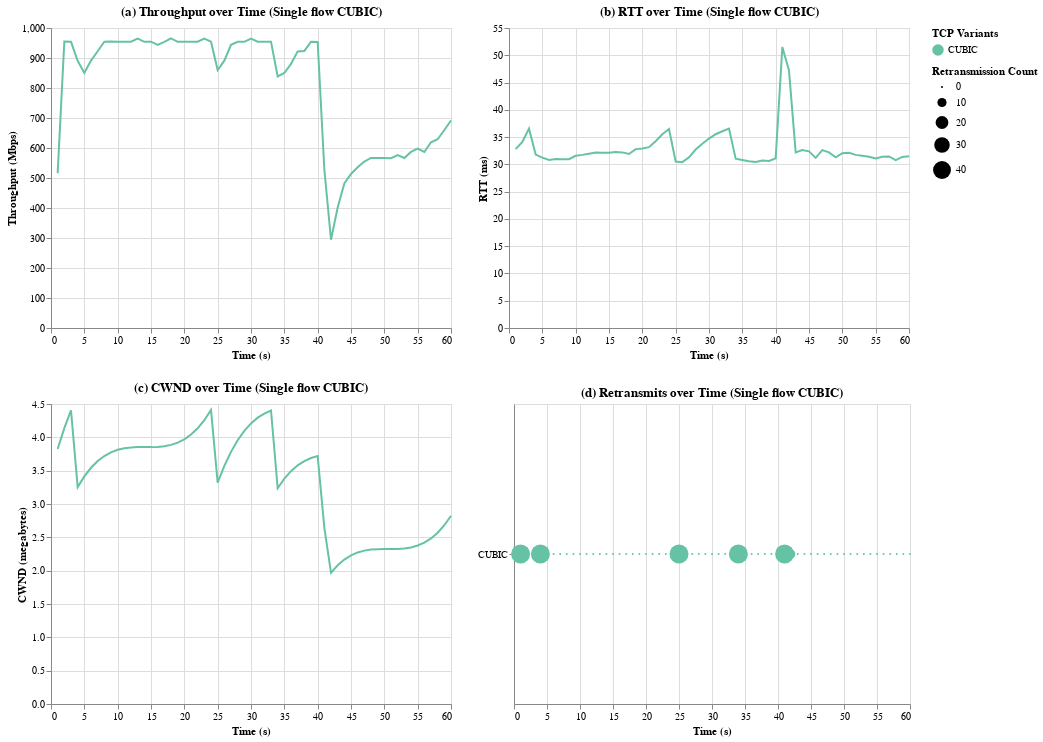

Notebook cell for this chart:
### Code cell
s1e1_retransmits = s1e1_retransmits.properties(width=396) 

# Combine the plots
s1e1_combined = (s1e1_throughput | s1e1_rtt) & (s1e1_cwnd | s1e1_retransmits)

# Display the combined plot
s1e1_combined

### Figure 1 — Vega-Lite specification as saved in the notebook (floating-point values rounded to 4 significant figures)
{"config": {"view": {"continuousWidth": 400, "continuousHeight": 300}}, "vconcat": [{"hconcat": [{"mark": "line", "encoding": {"color": {"field": "cc", "legend": {"title": "TCP Variants"}, "scale": {"scheme": "set2"}, "type": "nominal"}, "opacity": {"condition": {"value": 1, "selection": "selector001"}, "value": 0.5}, "tooltip": [{"field": "end", "type": "quantitative"}, {"field": "throughput_mbps", "type": "quantitative"}, {"field": "cc", "type": "nominal"}], "x": {"field": "end", "title": "Time (s)", "type": "quantitative"}, "y": {"field": "throughput_mbps", "title": "Throughput (Mbps)", "type": "quantitative"}}, "selection": {"selector001": {"type": "multi", "fields": ["cc"], "bind": "legend"}}, "title": "(a) Throughput over Time (Single flow CUBIC)"}, {"mark": "line", "encoding": {"color": {"field": "cc", "legend": {"title": "TCP Variants"}, "scale": {"scheme": "set2"}, "type": "nominal"}, "opacity": {"condition": {"value": 1, "selection": "selector002"}, "value": 0.5}, "tooltip": [{"field": "end", "type": "quantitative"}, {"field": "rtt_ms", "type": "quantitative"}, {"field": "cc", "type": "nominal"}], "x": {"field": "end", "title": "Time (s)", "type": "quantitative"}, "y": {"field": "rtt_ms", "title": "RTT (ms)", "type": "quantitative"}}, "selection": {"selector002": {"type": "multi", "fields": ["cc"], "bind": "legend"}}, "title": "(b) RTT over Time (Single flow CUBIC)"}]}, {"hconcat": [{"mark": "line", "encoding": {"color": {"field": "cc", "legend": {"title": "TCP Variants"}, "scale": {"scheme": "set2"}, "type": "nominal"}, "opacity": {"condition": {"value": 1, "selection": "selector003"}, "value": 0.5}, "tooltip": [{"field": "end", "type": "quantitative"}, {"field": "snd_cwnd_mb", "type": "quantitative"}, {"field": "cc", "type": "nominal"}], "x": {"field": "end", "title": "Time (s)", "type": "quantitative"}, "y": {"field": "snd_cwnd_mb", "title": "CWND (megabytes)", "type": "quantitative"}}, "selection": {"selector003": {"type": "multi", "fields": ["cc"], "bind": "legend"}}, "title": "(c) CWND over Time (Single flow CUBIC)"}, {"mark": "circle", "encoding": {"color": {"field": "cc", "legend": {"title": "TCP Variants"}, "scale": {"scheme": "set2"}, "type": "nominal"}, "opacity": {"condition": {"value": 1, "selection": "selector004"}, "value": 0.5}, "size": {"field": "retransmits", "title": "Retransmission Count", "type": "quantitative"}, "tooltip": [{"field": "end", "type": "quantitative"}, {"field": "retransmits", "type": "quantitative"}, {"field": "cc", "type": "nominal"}], "x": {"field": "end", "title": "Time (s)", "type": "quantitative"}, "y": {"field": "cc", "title": null, "type": "nominal"}}, "height": 300, "selection": {"selector004": {"type": "multi", "fields": ["cc"], "bind": "legend"}}, "title": "(d) Retransmits over Time (Single flow CUBIC)", "width": 396}]}], "data": {"name": "data-647824f9151276168d8ba03af8fdc129"}, "$schema": "https://vega.github.io/schema/vega-lite/v4.17.0.json", "datasets": {"data-647824f9151276168d8ba03af8fdc129": [{"socket": 5, "end": 1, "retransmits": 45, "throughput_mbps": 516.1, "rtt_ms": 32.8, "snd_cwnd_mb": 3.826, "cc": "CUBIC"}, {"socket": 5, "end": 2, "retransmits": 0, "throughput_mbps": 954.8, "rtt_ms": 34.13, "snd_cwnd_mb": 4.138, "cc": "CUBIC"}, {"socket": 5, "end": 3, "retransmits": 0, "throughput_mbps": 953.9, "rtt_ms": 36.55, "snd_cwnd_mb": 4.406, "cc": "CUBIC"}, {"socket": 5, "end": 4, "retransmits": 45, "throughput_mbps": 890.6, "rtt_ms": 31.79, "snd_cwnd_mb": 3.254, "cc": "CUBIC"}, {"socket": 5, "end": 5, "retransmits": 0, "throughput_mbps": 850.4, "rtt_ms": 31.25, "snd_cwnd_mb": 3.414, "cc": "CUBIC"}, {"socket": 5, "end": 6, "retransmits": 0, "throughput_mbps": 891.3, "rtt_ms": 30.79, "snd_cwnd_mb": 3.543, "cc": "CUBIC"}, {"socket": 5, "end": 7, "retransmits": 0, "throughput_mbps": 922.4, "rtt_ms": 30.99, "snd_cwnd_mb": 3.645, "cc": "CUBIC"}, {"socket": 5, "end": 8, "retransmits": 0, "throughput_mbps": 954.3, "rtt_ms": 30.93, "snd_cwnd_mb": 3.72, "cc": "CUBIC"}, {"socket": 5, "end": 9, "retransmits": 0, "throughput_mbps": 954.6, "rtt_ms": 30.94, "snd_cwnd_mb": 3.775, "cc": "CUBIC"}, {"socket": 5, "end": 10, "retransmits": 0, "throughput_mbps": 954.1, "rtt_ms": 31.57, "snd_cwnd_mb": 3.814, "cc": "CUBIC"}, {"socket": 5, "end": 11, "retransmits": 0, "throughput_mbps": 954.2, "rtt_ms": 31.74, "snd_cwnd_mb": 3.837, "cc": "CUBIC"}, {"socket": 5, "end": 12, "retransmits": 0, "throughput_mbps": 954.3, "rtt_ms": 31.96, "snd_cwnd_mb": 3.849, "cc": "CUBIC"}, {"socket": 5, "end": 13, "retransmits": 0, "throughput_mbps": 964.7, "rtt_ms": 32.17, "snd_cwnd_mb": 3.853, "cc": "CUBIC"}, {"socket": 5, "end": 14, "retransmits": 0, "throughput_mbps": 953.9, "rtt_ms": 32.13, "snd_cwnd_mb": 3.853, "cc": "CUBIC"}, {"socket": 5, "end": 15, "retransmits": 0, "throughput_mbps": 954.6, "rtt_ms": 32.11, "snd_cwnd_mb": 3.853, "cc": "CUBIC"}, {"socket": 5, "end": 16, "retransmits": 0, "throughput_mbps": 943.8, "rtt_ms": 32.27, "snd_cwnd_mb": 3.856, "cc": "CUBIC"}, {"socket": 5, "end": 17, "retransmits": 0, "throughput_mbps": 953.8, "rtt_ms": 32.2, "snd_cwnd_mb": 3.866, "cc": "CUBIC"}, {"socket": 5, "end": 18, "retransmits": 0, "throughput_mbps": 965.2, "rtt_ms": 31.9, "snd_cwnd_mb": 3.886, "cc": "CUBIC"}, {"socket": 5, "end": 19, "retransmits": 0, "throughput_mbps": 953.9, "rtt_ms": 32.8, "snd_cwnd_mb": 3.921, "cc": "CUBIC"}, {"socket": 5, "end": 20, "retransmits": 0, "throughput_mbps": 954.4, "rtt_ms": 32.92, "snd_cwnd_mb": 3.97, "cc": "CUBIC"}, {"socket": 5, "end": 21, "retransmits": 0, "throughput_mbps": 953.9, "rtt_ms": 33.15, "snd_cwnd_mb": 4.041, "cc": "CUBIC"}, {"socket": 5, "end": 22, "retransmits": 0, "throughput_mbps": 954.2, "rtt_ms": 34.25, "snd_cwnd_mb": 4.135, "cc": "CUBIC"}, {"socket": 5, "end": 23, "retransmits": 0, "throughput_mbps": 964.7, "rtt_ms": 35.53, "snd_cwnd_mb": 4.257, "cc": "CUBIC"}, {"socket": 5, "end": 24, "retransmits": 0, "throughput_mbps": 954.3, "rtt_ms": 36.49, "snd_cwnd_mb": 4.411, "cc": "CUBIC"}, {"socket": 5, "end": 25, "retransmits": 45, "throughput_mbps": 859.8, "rtt_ms": 30.53, "snd_cwnd_mb": 3.322, "cc": "CUBIC"}, {"socket": 5, "end": 26, "retransmits": 0, "throughput_mbps": 891.1, "rtt_ms": 30.41, "snd_cwnd_mb": 3.572, "cc": "CUBIC"}, {"socket": 5, "end": 27, "retransmits": 0, "throughput_mbps": 943.9, "rtt_ms": 31.28, "snd_cwnd_mb": 3.782, "cc": "CUBIC"}, {"socket": 5, "end": 28, "retransmits": 0, "throughput_mbps": 954.2, "rtt_ms": 32.73, "snd_cwnd_mb": 3.957, "cc": "CUBIC"}, {"socket": 5, "end": 29, "retransmits": 0, "throughput_mbps": 954.0, "rtt_ms": 33.79, "snd_cwnd_mb": 4.098, "cc": "CUBIC"}, {"socket": 5, "end": 30, "retransmits": 0, "throughput_mbps": 964.9, "rtt_ms": 34.73, "snd_cwnd_mb": 4.209, "cc": "CUBIC"}, {"socket": 5, "end": 31, "retransmits": 0, "throughput_mbps": 954.3, "rtt_ms": 35.53, "snd_cwnd_mb": 4.295, "cc": "CUBIC"}, {"socket": 5, "end": 32, "retransmits": 0, "throughput_mbps": 953.8, "rtt_ms": 36.07, "snd_cwnd_mb": 4.357, "cc": "CUBIC"}, {"socket": 5, "end": 33, "retransmits": 0, "throughput_mbps": 954.5, "rtt_ms": 36.55, "snd_cwnd_mb": 4.402, "cc": "CUBIC"}, {"socket": 5, "end": 34, "retransmits": 45, "throughput_mbps": 838.6, "rtt_ms": 31.03, "snd_cwnd_mb": 3.236, "cc": "CUBIC"}, {"socket": 5, "end": 35, "retransmits": 0, "throughput_mbps": 850.0, "rtt_ms": 30.81, "snd_cwnd_mb": 3.38, "cc": "CUBIC"}, {"socket": 5, "end": 36, "retransmits": 0, "throughput_mbps": 880.3, "rtt_ms": 30.59, "snd_cwnd_mb": 3.493, "cc": "CUBIC"}, {"socket": 5, "end": 37, "retransmits": 0, "throughput_mbps": 922.1, "rtt_ms": 30.44, "snd_cwnd_mb": 3.579, "cc": "CUBIC"}, {"socket": 5, "end": 38, "retransmits": 0, "throughput_mbps": 923.5, "rtt_ms": 30.69, "snd_cwnd_mb": 3.643, "cc": "CUBIC"}, {"socket": 5, "end": 39, "retransmits": 0, "throughput_mbps": 954.4, "rtt_ms": 30.61, "snd_cwnd_mb": 3.69, "cc": "CUBIC"}, {"socket": 5, "end": 40, "retransmits": 0, "throughput_mbps": 953.5, "rtt_ms": 31.1, "snd_cwnd_mb": 3.718, "cc": "CUBIC"}, {"socket": 5, "end": 41, "retransmits": 45, "throughput_mbps": 529.2, "rtt_ms": 51.51, "snd_cwnd_mb": 2.647, "cc": "CUBIC"}, {"socket": 5, "end": 42, "retransmits": 8, "throughput_mbps": 294.4, "rtt_ms": 47.2, "snd_cwnd_mb": 1.968, "cc": "CUBIC"}, {"socket": 5, "end": 43, "retransmits": 0, "throughput_mbps": 401.9, "rtt_ms": 32.19, "snd_cwnd_mb": 2.081, "cc": "CUBIC"}, {"socket": 5, "end": 44, "retransmits": 0, "throughput_mbps": 481.6, "rtt_ms": 32.61, "snd_cwnd_mb": 2.166, "cc": "CUBIC"}, {"socket": 5, "end": 45, "retransmits": 0, "throughput_mbps": 513.6, "rtt_ms": 32.38, "snd_cwnd_mb": 2.228, "cc": "CUBIC"}, {"socket": 5, "end": 46, "retransmits": 0, "throughput_mbps": 535.6, "rtt_ms": 31.19, "snd_cwnd_mb": 2.273, "cc": "CUBIC"}, {"socket": 5, "end": 47, "retransmits": 0, "throughput_mbps": 554.9, "rtt_ms": 32.62, "snd_cwnd_mb": 2.301, "cc": "CUBIC"}, {"socket": 5, "end": 48, "retransmits": 0, "throughput_mbps": 566.9, "rtt_ms": 32.19, "snd_cwnd_mb": 2.317, "cc": "CUBIC"}, {"socket": 5, "end": 49, "retransmits": 0, "throughput_mbps": 566.5, "rtt_ms": 31.28, "snd_cwnd_mb": 2.323, "cc": "CUBIC"}, {"socket": 5, "end": 50, "retransmits": 0, "throughput_mbps": 566.3, "rtt_ms": 32.06, "snd_cwnd_mb": 2.324, "cc": "CUBIC"}, {"socket": 5, "end": 51, "retransmits": 0, "throughput_mbps": 566.1, "rtt_ms": 32.14, "snd_cwnd_mb": 2.324, "cc": "CUBIC"}, {"socket": 5, "end": 52, "retransmits": 0, "throughput_mbps": 576.0, "rtt_ms": 31.74, "snd_cwnd_mb": 2.325, "cc": "CUBIC"}, {"socket": 5, "end": 53, "retransmits": 0, "throughput_mbps": 566.7, "rtt_ms": 31.58, "snd_cwnd_mb": 2.333, "cc": "CUBIC"}, {"socket": 5, "end": 54, "retransmits": 0, "throughput_mbps": 586.9, "rtt_ms": 31.41, "snd_cwnd_mb": 2.349, "cc": "CUBIC"}, {"socket": 5, "end": 55, "retransmits": 0, "throughput_mbps": 598.2, "rtt_ms": 31.07, "snd_cwnd_mb": 2.378, "cc": "CUBIC"}, {"socket": 5, "end": 56, "retransmits": 0, "throughput_mbps": 586.8, "rtt_ms": 31.39, "snd_cwnd_mb": 2.42, "cc": "CUBIC"}, {"socket": 5, "end": 57, "retransmits": 0, "throughput_mbps": 619.1, "rtt_ms": 31.45, "snd_cwnd_mb": 2.483, "cc": "CUBIC"}, {"socket": 5, "end": 58, "retransmits": 0, "throughput_mbps": 629.3, "rtt_ms": 30.79, "snd_cwnd_mb": 2.569, "cc": "CUBIC"}, {"socket": 5, "end": 59, "retransmits": 0, "throughput_mbps": 660.1, "rtt_ms": 31.36, "snd_cwnd_mb": 2.682, "cc": "CUBIC"}, {"socket": 5, "end": 60, "retransmits": 0, "throughput_mbps": 691.8, "rtt_ms": 31.49, "snd_cwnd_mb": 2.824, "cc": "CUBIC"}]}}
